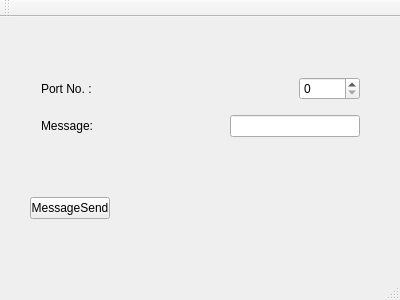
<?xml version="1.0" encoding="UTF-8"?>
<ui version="4.0">
 <class>MainWindow</class>
 <widget class="QMainWindow" name="MainWindow">
  <property name="geometry">
   <rect>
    <x>0</x>
    <y>0</y>
    <width>400</width>
    <height>300</height>
   </rect>
  </property>
  <property name="windowTitle">
   <string>MainWindow</string>
  </property>
  <widget class="QWidget" name="centralWidget">
   <widget class="QPushButton" name="sendBut">
    <property name="geometry">
     <rect>
      <x>30</x>
      <y>180</y>
      <width>80</width>
      <height>22</height>
     </rect>
    </property>
    <property name="text">
     <string>MessageSend</string>
    </property>
    <property name="autoDefault">
     <bool>false</bool>
    </property>
   </widget>
   <widget class="QWidget" name="">
    <property name="geometry">
     <rect>
      <x>30</x>
      <y>40</y>
      <width>341</width>
      <height>101</height>
     </rect>
    </property>
    <layout class="QVBoxLayout" name="verticalLayout">
     <item>
      <layout class="QHBoxLayout" name="horizontalLayout">
       <property name="spacing">
        <number>0</number>
       </property>
       <item>
        <widget class="QLabel" name="portText">
         <property name="text">
          <string>Port No. :</string>
         </property>
        </widget>
       </item>
       <item>
        <spacer name="horizontalSpacer">
         <property name="orientation">
          <enum>Qt::Horizontal</enum>
         </property>
         <property name="sizeHint" stdset="0">
          <size>
           <width>40</width>
           <height>20</height>
          </size>
         </property>
        </spacer>
       </item>
       <item>
        <widget class="QSpinBox" name="portNo">
         <property name="maximum">
          <number>99999</number>
         </property>
        </widget>
       </item>
      </layout>
     </item>
     <item>
      <layout class="QHBoxLayout" name="horizontalLayout_2">
       <item>
        <widget class="QLabel" name="label">
         <property name="text">
          <string>Message:</string>
         </property>
        </widget>
       </item>
       <item>
        <spacer name="horizontalSpacer_2">
         <property name="orientation">
          <enum>Qt::Horizontal</enum>
         </property>
         <property name="sizeHint" stdset="0">
          <size>
           <width>60</width>
           <height>20</height>
          </size>
         </property>
        </spacer>
       </item>
       <item>
        <widget class="QLineEdit" name="message">
         <property name="text">
          <string/>
         </property>
         <property name="maxLength">
          <number>32767</number>
         </property>
        </widget>
       </item>
      </layout>
     </item>
    </layout>
   </widget>
  </widget>
  <widget class="QToolBar" name="mainToolBar">
   <attribute name="toolBarArea">
    <enum>TopToolBarArea</enum>
   </attribute>
   <attribute name="toolBarBreak">
    <bool>false</bool>
   </attribute>
  </widget>
  <widget class="QStatusBar" name="statusBar"/>
  <widget class="QMenuBar" name="menuBar">
   <property name="geometry">
    <rect>
     <x>0</x>
     <y>0</y>
     <width>400</width>
     <height>19</height>
    </rect>
   </property>
  </widget>
 </widget>
 <layoutdefault spacing="6" margin="11"/>
 <resources/>
 <connections/>
</ui>
